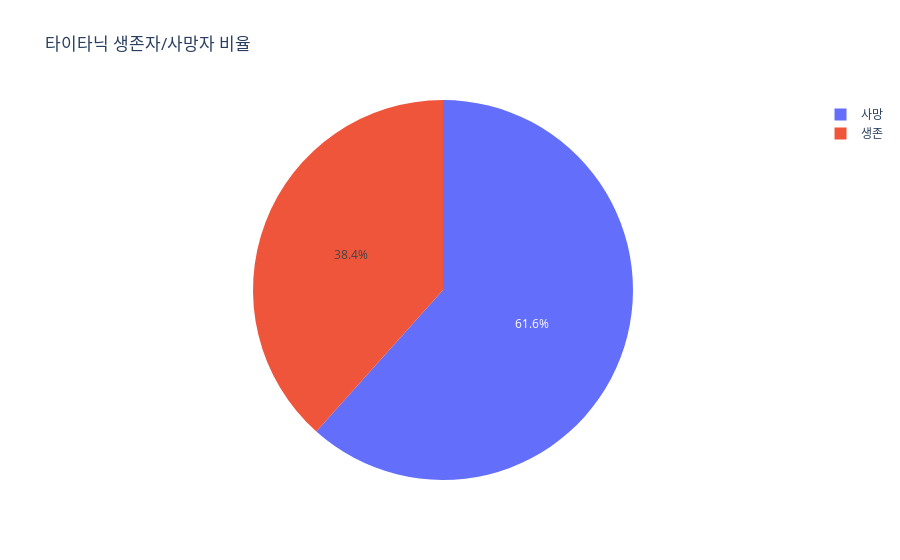

Source (notebook cell):
### Markdown cell above
데이터셋 시각화1

### Code cell
# 1. 전체 생존자와 사망자 비율 (파이 차트)

# 생존자, 사망자 수
survival_counts = titanic_df['survived'].value_counts().reset_index()
survival_counts.columns = ['survived', 'count']

fig = px.pie(survival_counts,
             names= 'survived',
             values= 'count',
             title = '타이타닉 생존자/사망자 비율'
)

fig.show()

### Figure 1 — Plotly figure (JSON) as saved in the notebook; plotly's stock layout.template omitted (floating-point values rounded to 4 significant figures)
{"data": [{"domain": {"x": [0, 1], "y": [0, 1]}, "hovertemplate": "survived=%{label}<br>count=%{value}<extra></extra>", "labels": ["사망", "생존"], "legendgroup": "", "name": "", "showlegend": true, "type": "pie", "values": [549, 342]}], "layout": {"legend": {"tracegroupgap": 0}, "title": {"text": "타이타닉 생존자/사망자 비율"}}}
